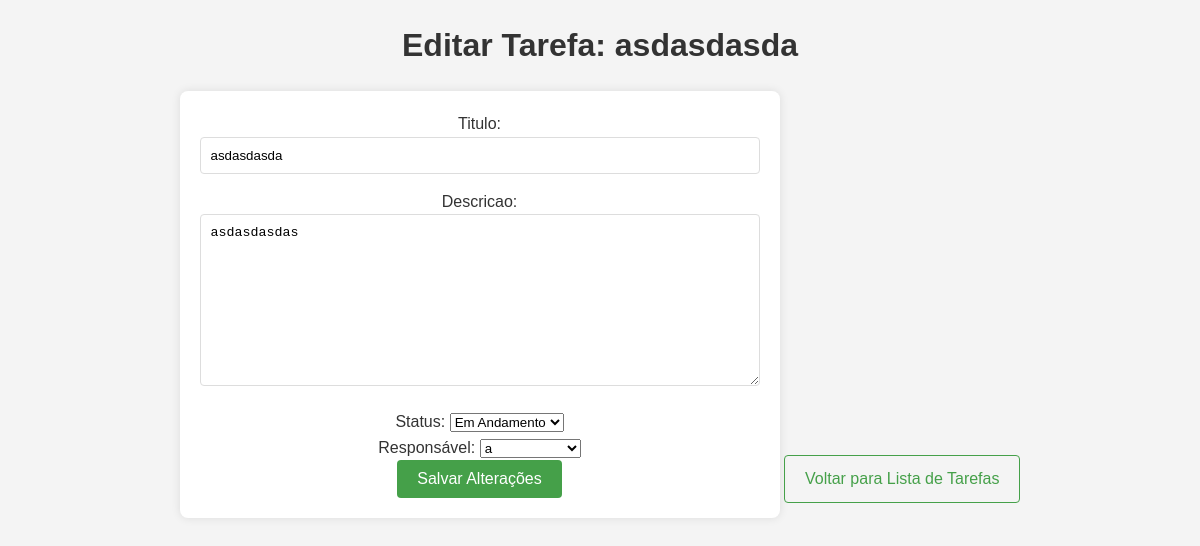
Page /tarefas/5/editar/ (signed in) on the committed database.
### tarefas/models.py (models this page shows, shortened)
class Tarefa(models.Model):
    STATUS = [
        ('pendente', 'Pendente'),
        ('em_andamento', 'Em Andamento'),
        ('concluida', 'Concluída'),
    ]
    titulo = models.CharField(max_length=255)
    descricao = models.TextField()
    status = models.CharField(max_length=20, choices=STATUS, default='pendente')
    responsavel = models.ForeignKey(User, on_delete=models.CASCADE)

### tarefas/views.py (the view)
# urls.py: path('tarefas/<int:tarefa_id>/editar/', views.editar_tarefa, name='editar_tarefa'),  # Edição de tarefas
@login_required
def editar_tarefa(request, tarefa_id):
    tarefa = get_object_or_404(Tarefa, id=tarefa_id)
    if request.method == 'POST':
        form = TarefaForm(request.POST, instance=tarefa)
        if form.is_valid():
            form.save()
            return redirect('tarefas')
    else:
        form = TarefaForm(instance=tarefa)
    return render(request, 'editarTarefa.html', {'form': form, 'tarefa': tarefa})

### tarefas/forms.py
class TarefaForm(forms.ModelForm):
    responsavel = forms.ModelChoiceField(queryset=User.objects.all(), label="Responsável")
    class Meta:
        model = Tarefa
        fields = ['titulo', 'descricao', 'status', 'responsavel']

### tarefas/templates/editarTarefa.html (shortened to what this page needs)
<!DOCTYPE html>
<html lang="en">
<head>
    {% load static %}
    <link rel="stylesheet" href="{% static 'styles/editartar.css' %}">
</head>
<body>
    <h1>Editar Tarefa: {{ tarefa.titulo }}</h1>
    <form method="POST">
        {{ form.as_p }}
        <button type="submit">Salvar Alterações</button>
    </form>
    <a href="{% url 'tarefas' %}">Voltar para Lista de Tarefas</a>
</body>
</html>

### tarefas/static/styles/editartar.css (style rules this page uses)
* { margin: 0; padding: 0; box-sizing: border-box; }
body { font-family: Arial, sans-serif; background-color: #f4f4f4; color: #333; line-height: 1.6; padding: 20px; text-align: center; }
h1 { color: #333; margin-bottom: 20px; }
form { background: #fff; padding: 20px; border-radius: 8px; box-shadow: 0 0 10px rgba(0, 0, 0, 0.1); display: inline-block; max-width: 600px; width: 100%; }
form input, form textarea { width: 100%; padding: 10px; margin-bottom: 15px; border: 1px solid #ddd; border-radius: 4px; }
form button { background-color: #45a049; color: #fff; border: none; padding: 10px 20px; border-radius: 4px; cursor: pointer; font-size: 16px; }
a { display: inline-block; margin-top: 20px; color: #45a049; text-decoration: none; border: 1px solid #45a049; padding: 10px 20px; border-radius: 4px; }

### rows in the picture
Tarefa: titulo "asdasdasda", descricao "asdasdasdas", status "Em Andamento", responsavel "a"
